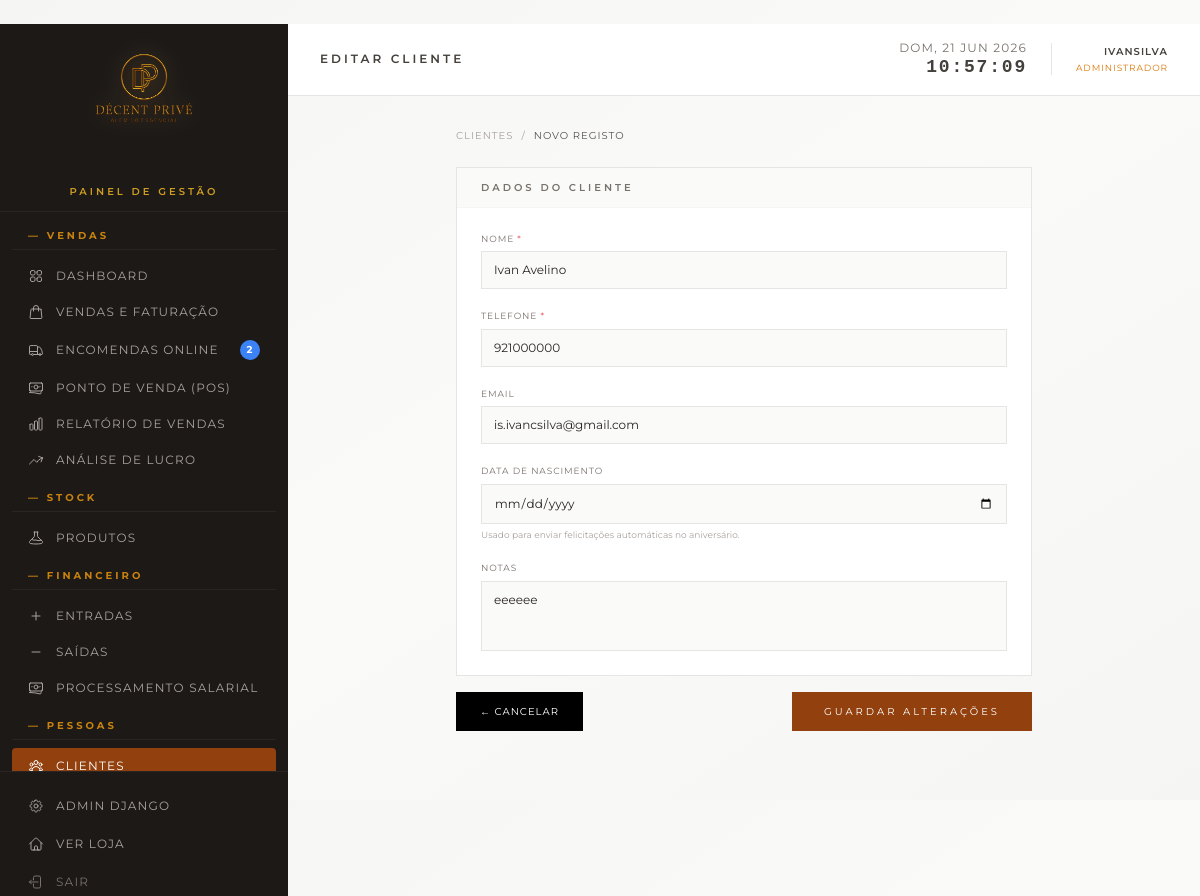
/gestao/clientes/1/editar/ (signed in), run on the app's committed database.
### loja/models.py (models this page shows, shortened)
class Cliente(models.Model):
    nome = models.CharField(max_length=200)
    telefone = models.CharField(max_length=30, unique=True)
    email = models.EmailField(blank=True)
    data_nascimento = models.DateField(null=True, blank=True, help_text='Data de nascimento do cliente')
    pontos = models.PositiveIntegerField(default=0)
    membro_desde = models.DateField(auto_now_add=True)
    notas = models.TextField(blank=True)
    class Meta:
        verbose_name = 'Cliente'
        verbose_name_plural = 'Clientes'
        ordering = ['-pontos']

### loja/views.py (the view, shortened to what this page needs)
# urls.py: path('gestao/clientes/<int:pk>/editar/', views.gestao_cliente_criar, name='gestao_cliente_editar'),
@staff_member_required(login_url='/gestao/login/')
def gestao_cliente_criar(request, pk=None):
    instancia = get_object_or_404(Cliente, pk=pk) if pk else None
    erros = {}
    post = {}
    if instancia and not post:
        post = {
            'nome': instancia.nome, 'telefone': instancia.telefone,
            'email': instancia.email, 'notas': instancia.notas,
            'data_nascimento': instancia.data_nascimento.strftime('%Y-%m-%d') if instancia.data_nascimento else '',
        }
    return render(request, 'gestao/cliente_form.html', {
        'active_page': 'clientes',
        'erros': erros,
        'post': post,
        'instancia': instancia,
    })

### loja/templates/gestao/cliente_form.html (shortened to what this page needs)
{% extends 'gestao/base.html' %}
{% block page_title %}{% if instancia %}Editar Cliente{% else %}Novo Cliente{% endif %}{% endblock %}
{% block content %}
<div class="max-w-xl mx-auto">
    <div class="flex items-center gap-2 mb-6 text-[10px] uppercase tracking-widest text-stone-400">
        <a href="{% url 'gestao_clientes' %}" class="hover:text-amber-700 transition-colors">Clientes</a>
        <span>/</span>
        <span class="text-stone-600">Novo Registo</span>
    </div>
    <form method="post" novalidate>
        <div class="bg-white border border-stone-200 mb-4">
            <div class="px-6 py-3 border-b border-stone-100 bg-stone-50">
                <h2 class="text-[10px] uppercase tracking-[0.3em] text-stone-500 font-semibold">Dados do Cliente</h2>
            </div>
            <div class="px-6 py-6 grid grid-cols-1 gap-5">
                <div>
                    <label class="block text-[9px] uppercase tracking-widest text-stone-500 mb-1.5">Nome <span class="text-red-500">*</span></label>
                    <input type="text" name="nome" value="{{ post.nome|default:'' }}" maxlength="200"
                           placeholder="Nome completo"
                           class="w-full px-3 py-2.5 text-xs bg-stone-50 border {% if erros.nome %}border-red-400{% else %}border-stone-200{% endif %} text-stone-800 placeholder-stone-400 focus:outline-none focus:border-amber-500 transition-colors">
                </div>
                <div>
                    <label class="block text-[9px] uppercase tracking-widest text-stone-500 mb-1.5">Telefone <span class="text-red-500">*</span></label>
                    <input type="text" name="telefone" value="{{ post.telefone|default:'' }}" maxlength="30"
                           placeholder="Ex: 923 456 789"
                           class="w-full px-3 py-2.5 text-xs bg-stone-50 border {% if erros.telefone %}border-red-400{% else %}border-stone-200{% endif %} text-stone-800 placeholder-stone-400 focus:outline-none focus:border-amber-500 transition-colors">
                </div>
                <div>
                    <label class="block text-[9px] uppercase tracking-widest text-stone-500 mb-1.5">Email</label>
                    <input type="email" name="email" value="{{ post.email|default:'' }}"
                           placeholder="cliente@email.com"
                           class="w-full px-3 py-2.5 text-xs bg-stone-50 border border-stone-200 text-stone-800 placeholder-stone-400 focus:outline-none focus:border-amber-500 transition-colors">
                </div>
                <div>
                    <label class="block text-[9px] uppercase tracking-widest text-stone-500 mb-1.5">Data de Nascimento</label>
                    <input type="date" name="data_nascimento" value="{{ post.data_nascimento|default:'' }}"
                           class="w-full px-3 py-2.5 text-xs bg-stone-50 border border-stone-200 text-stone-800 focus:outline-none focus:border-amber-500 transition-colors">
                    <p class="mt-1 text-[9px] text-stone-400">Usado para enviar felicitações automáticas no aniversário.</p>
                </div>
                <div>
                    <label class="block text-[9px] uppercase tracking-widest text-stone-500 mb-1.5">Notas</label>
                    <textarea name="notas" rows="3"
                              placeholder="Preferências, alergias, observações…"
                              class="w-full px-3 py-2.5 text-xs bg-stone-50 border border-stone-200 text-stone-800 placeholder-stone-400 focus:outline-none focus:border-amber-500 transition-colors resize-none">{{ post.notas|default:'' }}</textarea>
                </div>
            </div>
        </div>
        <div class="flex items-center justify-between pb-4">
            <a href="{% url 'gestao_clientes' %}"
               class="bg-black hover:bg-stone-800 text-white text-[10px] uppercase tracking-widest px-6 py-3 transition-colors">
                ← Cancelar
            </a>
            <button type="submit"
                    class="bg-amber-800 hover:bg-amber-700 text-white text-[10px] uppercase tracking-[0.3em] px-8 py-3 transition-colors">
                {% if instancia %}Guardar Alterações{% else %}Registar Cliente{% endif %}
            </button>
        </div>
    </form>
</div>
{% endblock %}

### loja/templates/gestao/base.html (shortened to what this page needs)
﻿<!DOCTYPE html>
<html lang="pt">
<head>
    {% load static %}
    <script src="https://cdn.tailwindcss.com"></script>
</head>
<body class="bg-gradient-to-br from-stone-100 via-stone-50 to-stone-100 overflow-hidden h-screen">
{% load static %}
<div class="flex h-screen">
    <aside class="w-72 bg-stone-900 flex flex-col flex-shrink-0">
        <div class="px-2 pb-2 border-b border-stone-800 flex flex-col items-center">
              <img src="{% static 'loja/images/logo2.png' %}" alt="Décent Privé"
                  class="w-56 h-56 object-contain -mt-10 -mb-6 drop-shadow-[0_0_14px_rgba(217,161,79,0.45)]">
            <p class="text-amber-400/80 text-[10px] uppercase tracking-[0.3em] font-semibold pb-1">Painel de Gestão</p>
        </div>
        <nav class="flex-1 py-3 px-3 overflow-y-auto space-y-3 sidebar-nav">
            <div>
                <p class="px-4 mb-2 mt-1 text-[10px] uppercase tracking-[0.3em] text-amber-500/80 font-bold border-b border-stone-800 pb-1.5">— Vendas</p>
                <a href="{% url 'gestao_dashboard' %}"
                   class="flex items-center gap-3 px-4 py-2.5 rounded text-xs uppercase tracking-widest transition-colors duration-150
                          {% if active_page == 'dashboard' %}bg-amber-800 text-white{% else %}text-stone-400 hover:bg-stone-800 hover:text-white{% endif %}">
                    Dashboard
                </a>
                <a href="{% url 'gestao_vendas' %}"
                   class="flex items-center gap-3 px-4 py-2.5 rounded text-xs uppercase tracking-widest transition-colors duration-150
                          {% if active_page == 'vendas' %}bg-amber-800 text-white{% else %}text-stone-400 hover:bg-stone-800 hover:text-white{% endif %}">
                    Vendas e Faturação
                </a>
                <a href="{% url 'gestao_encomendas' %}"
                   class="flex items-center gap-3 px-4 py-2.5 rounded text-xs uppercase tracking-widest transition-colors duration-150
                          {% if active_page == 'encomendas' %}bg-amber-800 text-white{% else %}text-stone-400 hover:bg-stone-800 hover:text-white{% endif %}">
                    <span class="flex-1">Encomendas Online</span>
                    {% if pedidos_online_pendentes %}
                    <span class="ml-auto inline-flex items-center justify-center min-w-[20px] h-5 px-1.5 text-[10px] font-bold rounded-full bg-blue-500 text-white animate-pulse"
                          title="{{ pedidos_online_pendentes }} encomenda{{ pedidos_online_pendentes|pluralize:'s' }} pendente{{ pedidos_online_pendentes|pluralize:'s' }}">
                        {{ pedidos_online_pendentes }}
                    </span>
                    {% endif %}
                </a>
                <a href="{% url 'gestao_caixa' %}"
                   class="flex items-center gap-3 px-4 py-2.5 rounded text-xs uppercase tracking-widest transition-colors duration-150
                          {% if active_page == 'caixa' %}bg-amber-800 text-white{% else %}text-stone-400 hover:bg-stone-800 hover:text-white{% endif %}">
                    Ponto de Venda (POS)
                </a>
                {% if not is_operador %}
                <a href="{% url 'gestao_relatorio' %}"
                   class="flex items-center gap-3 px-4 py-2.5 rounded text-xs uppercase tracking-widest transition-colors duration-150
                          {% if active_page == 'relatorio' %}bg-amber-800 text-white{% else %}text-stone-400 hover:bg-stone-800 hover:text-white{% endif %}">
                    Relatório de Vendas
                </a>
                <a href="{% url 'gestao_lucro' %}"
                   class="flex items-center gap-3 px-4 py-2.5 rounded text-xs uppercase tracking-widest transition-colors duration-150
                          {% if active_page == 'lucro' %}bg-amber-800 text-white{% else %}text-stone-400 hover:bg-stone-800 hover:text-white{% endif %}">
                    <svg class="w-4 h-4 flex-shrink-0" fill="none" viewBox="0 0 24 24" stroke="currentColor" stroke-width="1.5">
                        <path stroke-linecap="round" stroke-linejoin="round" d="M2.25 18 9 11.25l4.306 4.306a11.95 11.95 0 0 1 5.814-5.518l2.74-1.22m0 0-5.94-2.281m5.94 2.28-2.28 5.941"/>
                    </svg>
                    Análise de Lucro
                </a>
                {% endif %}
            </div>
            <div>
                <p class="px-4 mb-2 mt-1 text-[10px] uppercase tracking-[0.3em] text-amber-500/80 font-bold border-b border-stone-800 pb-1.5">— Stock</p>
                <a href="{% url 'gestao_produtos' %}"
                   class="flex items-center gap-3 px-4 py-2.5 rounded text-xs uppercase tracking-widest transition-colors duration-150
                          {% if active_page == 'produtos' %}bg-amber-800 text-white{% else %}text-stone-400 hover:bg-stone-800 hover:text-white{% endif %}">
                    Produtos
                </a>
            </div>
            {% if not is_operador %}
            <div>
                <p class="px-4 mb-2 mt-1 text-[10px] uppercase tracking-[0.3em] text-amber-500/80 font-bold border-b border-stone-800 pb-1.5">— Financeiro</p>
                <a href="{% url 'gestao_caixa_entrada' %}"
                   class="flex items-center gap-3 px-4 py-2.5 rounded text-xs uppercase tracking-widest transition-colors duration-150
                          {% if active_page == 'financeiro_entrada' %}bg-amber-800 text-white{% else %}text-stone-400 hover:bg-stone-800 hover:text-white{% endif %}">
                    <svg class="w-4 h-4 flex-shrink-0" fill="none" viewBox="0 0 24 24" stroke="currentColor" stroke-width="1.5">
                        <path stroke-linecap="round" stroke-linejoin="round" d="M12 6v12m6-6H6"/>
                    </svg>
                    Entradas
                </a>
                <a href="{% url 'gestao_caixa_saida' %}"
                   class="flex items-center gap-3 px-4 py-2.5 rounded text-xs uppercase tracking-widest transition-colors duration-150
                          {% if active_page == 'financeiro_saida' %}bg-amber-800 text-white{% else %}text-stone-400 hover:bg-stone-800 hover:text-white{% endif %}">
                    <svg class="w-4 h-4 flex-shrink-0" fill="none" viewBox="0 0 24 24" stroke="currentColor" stroke-width="1.5">
                        <path stroke-linecap="round" stroke-linejoin="round" d="M18 12H6"/>
                    </svg>
                    Saídas
                </a>
                <a href="{% url 'gestao_salarios' %}"
                   class="flex items-center gap-3 px-4 py-2.5 rounded text-xs uppercase tracking-widest transition-colors duration-150
                          {% if active_page == 'salarios' %}bg-amber-800 text-white{% else %}text-stone-400 hover:bg-stone-800 hover:text-white{% endif %}">
                    Processamento Salarial
                </a>
            </div>
            {% endif %}
            <div>
                <p class="px-4 mb-2 mt-1 text-[10px] uppercase tracking-[0.3em] text-amber-500/80 font-bold border-b border-stone-800 pb-1.5">— Pessoas</p>
                <a href="{% url 'gestao_clientes' %}"
                   class="flex items-center gap-3 px-4 py-2.5 rounded text-xs uppercase tracking-widest transition-colors duration-150
                          {% if active_page == 'clientes' %}bg-amber-800 text-white{% else %}text-stone-400 hover:bg-stone-800 hover:text-white{% endif %}">
                    Clientes
                </a>
            </div>
        </nav>
        <div class="px-3 pb-5 border-t border-stone-800 pt-4 space-y-0.5">
            {% if is_admin_user %}
            <a href="/gestao/admin/" target="_blank"
               class="flex items-center gap-3 px-4 py-2.5 rounded text-xs uppercase tracking-widest text-stone-400 hover:bg-stone-800 hover:text-white transition-colors duration-150">
                Admin Django
            </a>
            {% endif %}
            <a href="{% url 'home' %}" target="_blank"
               class="flex items-center gap-3 px-4 py-2.5 rounded text-xs uppercase tracking-widest text-stone-400 hover:bg-stone-800 hover:text-white transition-colors duration-150">
                Ver Loja
            </a>
            <a href="{% url 'gestao_logout' %}"
               class="flex items-center gap-3 px-4 py-2.5 rounded text-xs uppercase tracking-widest text-stone-500 hover:bg-stone-800 hover:text-white transition-colors duration-150">
                Sair
            </a>
        </div>
    </aside>
    <div class="flex-1 flex flex-col overflow-hidden">
        <header class="bg-white border-b border-stone-200 px-8 py-4 flex items-center justify-between flex-shrink-0">
            <h1 class="text-xs font-semibold text-stone-700 uppercase tracking-[0.25em]">{% block page_title %}Dashboard{% endblock %}</h1>
            <div class="flex items-center gap-6">
                <div class="text-right">
                    <p id="clock-date" class="text-xs text-stone-500 uppercase tracking-widest"></p>
                    <p id="clock-time" class="text-lg font-bold text-stone-700 tracking-widest font-mono leading-tight"></p>
                </div>
                <div class="text-right">
                    <p class="text-[10px] text-stone-700 uppercase tracking-widest font-semibold">{{ request.user.username }}</p>
                    <p class="text-[9px] uppercase tracking-widest mt-0.5
                       {% if request.user.is_superuser %}text-amber-600{% elif request.user.is_staff %}text-sky-600{% else %}text-stone-400{% endif %}">
                        {% if request.user.is_superuser %}Administrador{% elif request.user.is_staff %}Gerente{% else %}Operador{% endif %}
                    </p>
                </div>
            </div>
        </header>
        <main class="flex-1 overflow-y-auto p-8">
            {% block content %}{% endblock %}
        </main>
    </div>
</div>
{% load static %}
</body>
</html>

### data on the page
Cliente: nome "Ivan Avelino", telefone "921000000", email "is.ivancsilva@gmail.com", notas "eeeeee"

### other printed values
{{ pedidos_online_pendentes }} "2"
{{ request.user.username }} "IVANSILVA"
